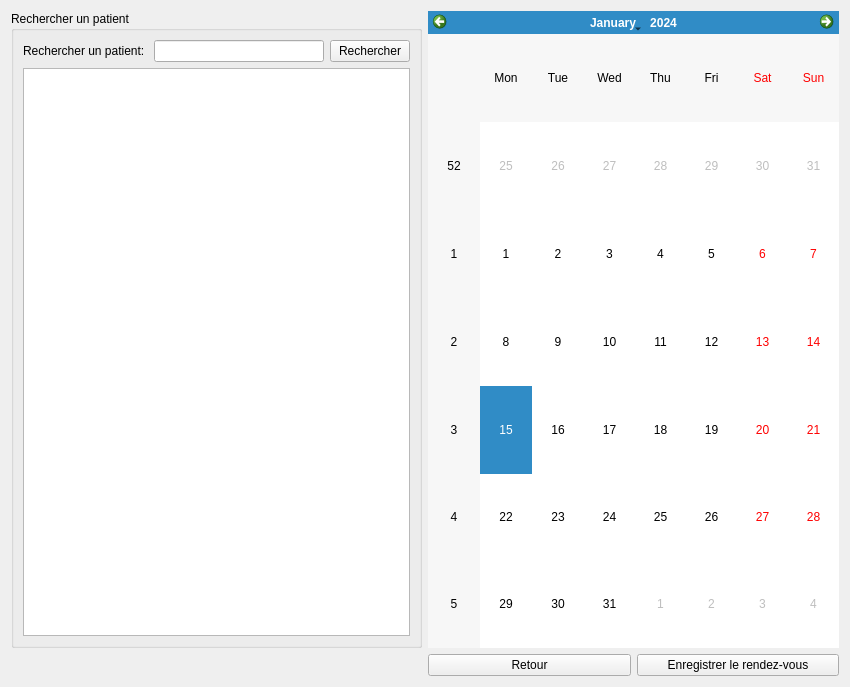
<?xml version="1.0" encoding="UTF-8"?>
<ui version="4.0">
 <class>CreateNewDateScreen</class>
 <widget class="QWidget" name="CreateNewDateScreen">
  <property name="geometry">
   <rect>
    <x>0</x>
    <y>0</y>
    <width>850</width>
    <height>687</height>
   </rect>
  </property>
  <property name="windowTitle">
   <string>Form</string>
  </property>
  <layout class="QGridLayout" name="gridLayout">
   <item row="0" column="2">
    <widget class="QCalendarWidget" name="calendarWidget_CALENDAR"/>
   </item>
   <item row="0" column="0">
    <widget class="QGroupBox" name="searchAPatient">
     <property name="title">
      <string>Rechercher un patient</string>
     </property>
     <layout class="QGridLayout" name="gridLayout_2">
      <item row="2" column="0">
       <widget class="QListWidget" name="patientList_LST"/>
      </item>
      <item row="1" column="0">
       <layout class="QHBoxLayout" name="horizontalLayout_2">
        <item>
         <widget class="QLabel" name="searchPatient_LBL">
          <property name="text">
           <string>Rechercher un patient: </string>
          </property>
          <property name="buddy">
           <cstring>searchPatient_LE</cstring>
          </property>
         </widget>
        </item>
        <item>
         <widget class="QLineEdit" name="searchPatient_LE">
          <property name="toolTip">
           <string>Entrez le nom d'un patient</string>
          </property>
         </widget>
        </item>
        <item>
         <widget class="QPushButton" name="search_PB">
          <property name="toolTip">
           <string>Rechercher un patient dans la base de données ...</string>
          </property>
          <property name="text">
           <string>Rechercher</string>
          </property>
         </widget>
        </item>
       </layout>
      </item>
     </layout>
    </widget>
   </item>
   <item row="1" column="2">
    <layout class="QHBoxLayout" name="horizontalLayout">
     <item>
      <widget class="QPushButton" name="return_PB">
       <property name="toolTip">
        <string>Retour à la page précédente</string>
       </property>
       <property name="text">
        <string>Retour</string>
       </property>
      </widget>
     </item>
     <item>
      <widget class="QPushButton" name="saveNewDate_PB">
       <property name="toolTip">
        <string>Enregistrer le rendez-vous dans le planning</string>
       </property>
       <property name="text">
        <string>Enregistrer le rendez-vous</string>
       </property>
      </widget>
     </item>
    </layout>
   </item>
  </layout>
 </widget>
 <tabstops>
  <tabstop>searchPatient_LE</tabstop>
  <tabstop>search_PB</tabstop>
  <tabstop>patientList_LST</tabstop>
  <tabstop>calendarWidget_CALENDAR</tabstop>
  <tabstop>return_PB</tabstop>
  <tabstop>saveNewDate_PB</tabstop>
 </tabstops>
 <resources/>
 <connections/>
</ui>
